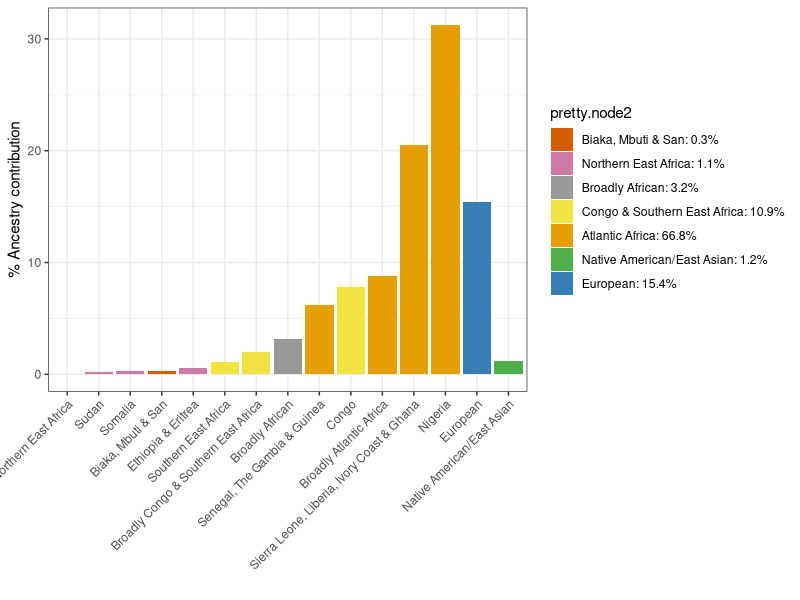
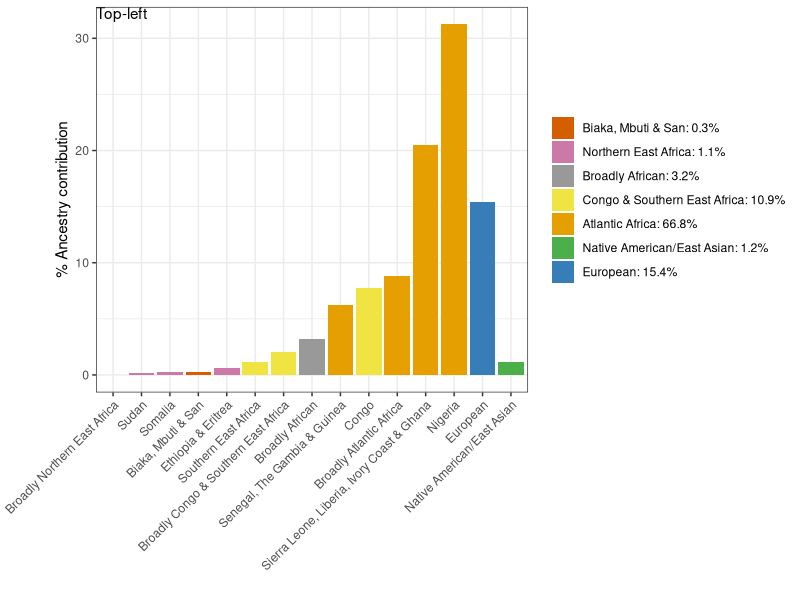
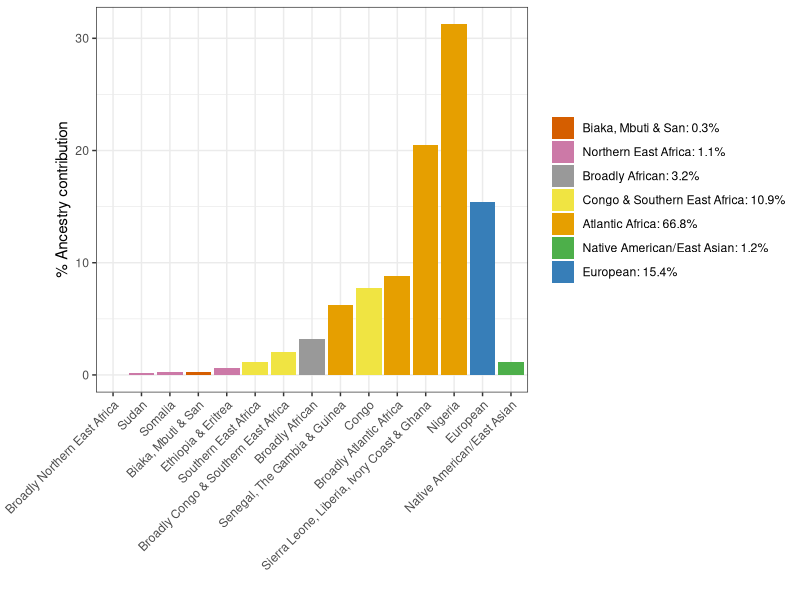
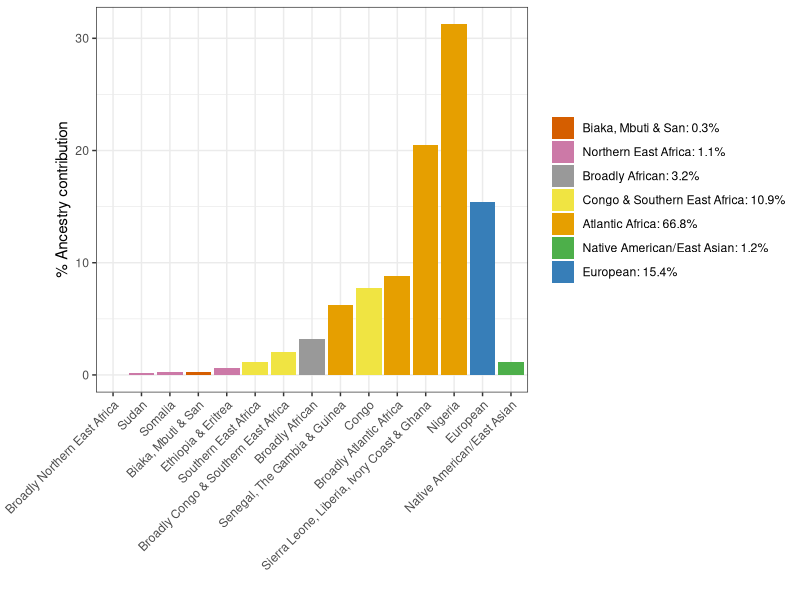

Reproduce these figures in R, in order.
library(ggplot2)
library(Hmisc)

df <- read.csv('ancestry_proportions.csv',as.is=TRUE,header=TRUE)
exclude <- c("European", "Native American/East Asian")
lvls <- with(df,c(setdiff(pretty.leaf[order(pct.all)],exclude),exclude))
df$pretty.leaf <- with(df,factor(pretty.leaf,levels=lvls))
lvls <- with(df,round(tapply(pct.all,pretty.node,sum),1))
df$node.pct.all <- with(df,lvls[pretty.node])
lvls <-  with(df,c(setdiff(unique(pretty.node[order(node.pct.all,decreasing=TRUE)]),exclude),exclude))
df$pretty.node2 <- with(df,paste0(pretty.node,": ",node.pct.all,'%'))
lvls <- with(subset(df,!duplicated(pretty.node2)),c(setdiff(pretty.node2[order(node.pct.all)],pretty.node2[pretty.node%in%exclude]),pretty.node2[pretty.node%in%exclude]))
df$pretty.node2 <- with(df,factor(pretty.node2,levels=lvls))

m <- 40
m2 <- 5

myplot <- function(my.y) {
    cbPalette <- c("#D55E00", "#56B4E9",  "#999999","#E69F00", "#009E73","#F0E442", "#0072B2", "#CC79A7","#377EB8","#4DAF4A")
    cbPalette <- c("#D55E00", "#CC79A7", "#999999","#F0E442","#E69F00","#4DAF4A","#377EB8")
    plt <- ggplot(df,aes_string(x='pretty.leaf',y=my.y,fill='pretty.node2'))+geom_bar(stat='identity')+theme_bw()
    plt <- plt+xlab('')+theme(axis.text.x = element_text(angle=45,hjust=1))
    plt <- plt+ylab("% Ancestry contribution")
    plt <- plt+scale_fill_manual(values=cbPalette)
    plt#+theme(legend.position='none')
}

plt <- myplot('pct.all')
plt

#plt <- plt+theme(legend.position=c(0.02,.98),legend.justification=c(0,1),legend.title=element_blank(),plot.margin=margin(t=m2,r=m2,b=m2,l=m, unit = "pt"))
plt <- plt+theme(legend.title=element_blank(),plot.margin=margin(t=m2,r=m2,b=m2,l=m, unit = "pt"))
plt+annotate("text", -Inf, Inf, label = "Top-left", hjust = 0, vjust = 1)
plt

ggsave("Figure_1B.png",plt,width=8,height=5,dpi=600)
#for(i in 1:6) ggsave(paste0('cluster',i,"-barplot.png"),myplot(paste0('pct.cluster',i)),width=5,height=5)

tab <- df[order(df$node.pct,decreasing=TRUE),c('pretty.node','pretty.leaf',paste0('pct.cluster',1:6))]
write.csv(tab,row.names=FALSE)
